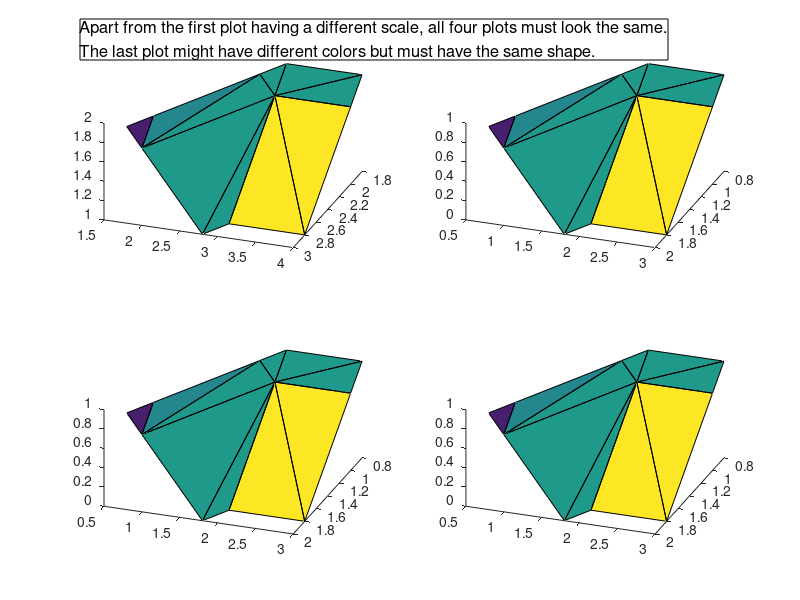

The MATLAB script that drew this image:
clear all; close all; clc;
x = 0:2; y = 0:3; z = 0:1;
[xx, yy, zz] = meshgrid(x, y, z);
v        = [0, 0, 0; 0, 0, 0; 0, 0, 1; 0, 0, 1];
v(:,:,2) = [0, 0, 0; 0, 0, 1; 0, 1, 2; 0, 1, 2];
iso = 0.8;
## Three arguments, no output
subplot(2, 2, 1);
fvc = isosurface(v, iso, yy);
patch(fvc);
shading faceted;
view(110, 40);
## six arguments, no output (x, y, z are vectors)
subplot (2, 2, 2);
fvc = isosurface(x, y, z, v, iso, yy);
patch(fvc);
shading faceted;
view(110, 40);
## six arguments, no output (x, y, z are matrices)
subplot(2, 2, 3);
fvc = isosurface (xx, yy, zz, v, iso, yy);
patch(fvc);
shading faceted;
view(110, 40);
## six arguments, no output (mixed x, y, z) and option "noshare"
subplot(2, 2, 4);
fvc = isosurface(x, yy, z, v, iso, yy, "noshare");
patch(fvc);
shading faceted;
view(110, 40);
annotation("textbox", [0.1 0.9 0.9 0.1], ...
      "String", {["Apart from the first plot having a different scale, " ...
                  "all four plots must look the same."],
                 ["The last plot might have different colors but must " ...
                  "have the same shape."]}, ...
      "HorizontalAlignment", "left", ...
      "FontSize", 12);